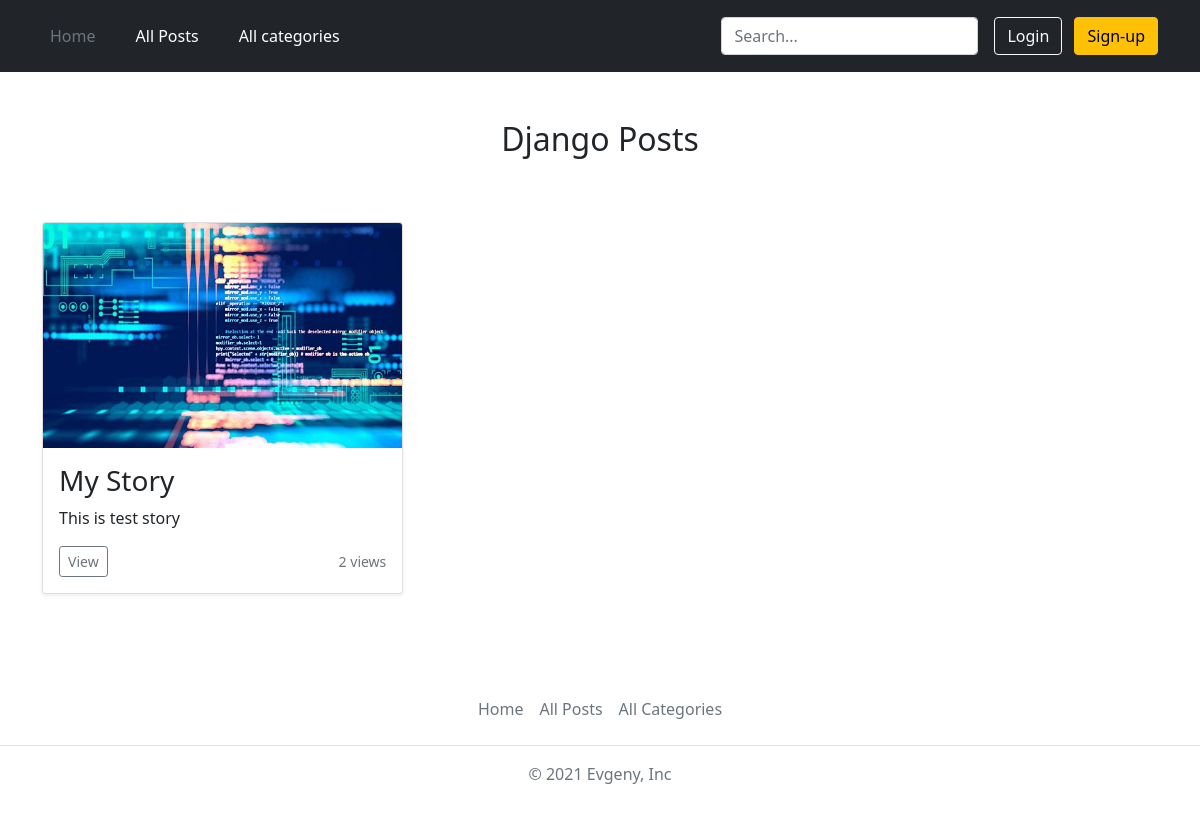
The page /categories/django on the database as committed earlier.
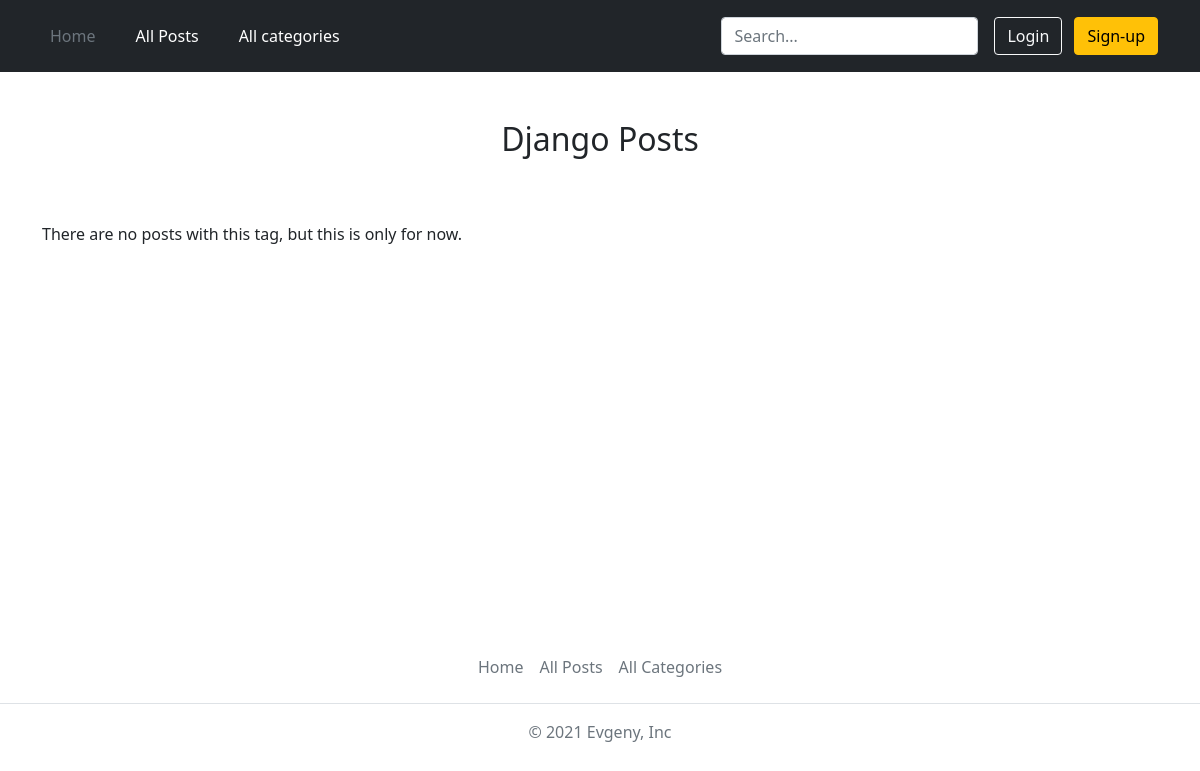
The same page on the database as committed later.
### blog/models.py (models this page shows, shortened)
class Post(models.Model):
    title = models.CharField(max_length=20)
    views = models.IntegerField(default=0)
    excerpt = models.CharField(max_length=100)
    image = models.ImageField(upload_to='posts', null=True)
    date = models.DateField(auto_now=True)
    time = models.TimeField(auto_now=True, null=True)
    slug = models.SlugField(unique=True)
    content = models.TextField(validators=[MinLengthValidator(10)])
    author = models.ForeignKey(Author, on_delete=models.SET_NULL, null=True, related_name="posts")
    tags = models.ManyToManyField(Tag)

### blog/views.py (the view)
# urls.py: path('categories/<slug:slug>', views.CategoryView.as_view(), name='category-page'),
class CategoryView(View):
    def get(self, request, slug):
        posts = Post.objects.filter(tags__slug=slug)
        tag = Tag.objects.get(slug=slug)
        context = {
            'posts': posts,
            'tag': tag
        }
        return render(request, 'blog/category.html', context)

### blog/templates/blog/category.html
{% extends 'base.html' %}
{% load static %}
{% block css_files %}
    <link rel="stylesheet" href="{% static 'blog/category.css' %}">
{% endblock %}
{% block content%}
<div class="album py-5">
    <div class="container foo">
        <h2 class="category-title">{{ tag.caption }} Posts</h2>
        {% if posts %}
                <div class="row row-cols-1 row-cols-sm-2 row-cols-md-3 g-3">
                {% for post in posts %}
                    {% include 'blog/includes/post.html' %}
                {% endfor %}
                </div>
        {% else %}
            <p>There are no posts with this tag, but this is only for now.</p>
        {% endif %}
    </div>
</div>
{% endblock %}

### blog/templates/blog/includes/post.html
{% load static %}
{% block css_files%}
    <link href="https://getbootstrap.com/docs/5.1/dist/css/bootstrap.min.css" rel="stylesheet">
{% endblock %}
 <div class="col">
  <div class="card shadow-sm">
      <img src="{{ post.image.url }}" class="bd-placeholder-img card-img-top" width="100%" height="225">
    <div class="card-body">
      <h3 class="card-text">{{ post.title }}</h3>
      <p class="card-text">{{ post.excerpt }}</p>
      <div class="d-flex justify-content-between align-items-center">
        <div class="btn-group">
            <a href="{% url 'post-detail-page' post.slug %}">
                <button type="button" class="btn btn-sm btn-outline-secondary">View</button>
            </a>
        </div>
        <small class="text-muted">{{ post.views }} views</small>
      </div>
    </div>
  </div>
 </div>

Rows that differ between the two databases and show on the page:
removed Post: image (picture), title "My Story", excerpt "This is test story", views "2"
Other text that changed with them:
text now shown: "There are no posts with this tag, but this is only for now."
